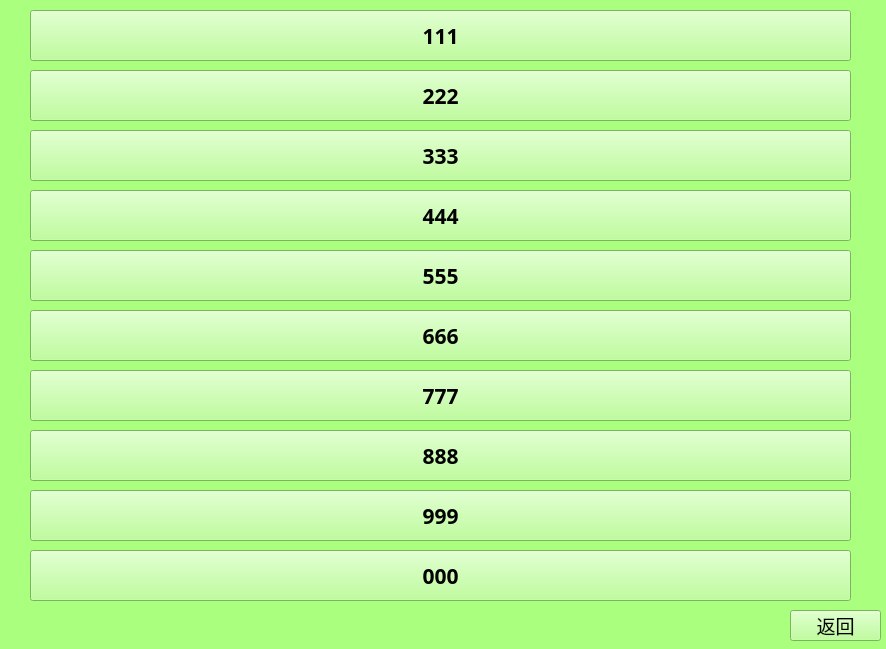
<?xml version="1.0" encoding="UTF-8"?>
<ui version="4.0">
 <class>Form</class>
 <widget class="QWidget" name="Form">
  <property name="geometry">
   <rect>
    <x>0</x>
    <y>0</y>
    <width>886</width>
    <height>649</height>
   </rect>
  </property>
  <property name="windowTitle">
   <string>Form</string>
  </property>
  <property name="styleSheet">
   <string notr="true">background-color: rgb(170, 255, 127);</string>
  </property>
  <widget class="QPushButton" name="back">
   <property name="geometry">
    <rect>
     <x>790</x>
     <y>610</y>
     <width>91</width>
     <height>31</height>
    </rect>
   </property>
   <property name="font">
    <font>
     <family>Adobe Arabic</family>
     <pointsize>14</pointsize>
    </font>
   </property>
   <property name="text">
    <string>返回</string>
   </property>
  </widget>
  <widget class="QPushButton" name="b4">
   <property name="geometry">
    <rect>
     <x>30</x>
     <y>190</y>
     <width>821</width>
     <height>51</height>
    </rect>
   </property>
   <property name="font">
    <font>
     <family>Adobe Arabic</family>
     <pointsize>16</pointsize>
     <weight>75</weight>
     <bold>true</bold>
    </font>
   </property>
   <property name="text">
    <string>444</string>
   </property>
   <property name="flat">
    <bool>false</bool>
   </property>
  </widget>
  <widget class="QPushButton" name="b2">
   <property name="geometry">
    <rect>
     <x>30</x>
     <y>70</y>
     <width>821</width>
     <height>51</height>
    </rect>
   </property>
   <property name="font">
    <font>
     <family>Adobe Arabic</family>
     <pointsize>16</pointsize>
     <weight>75</weight>
     <bold>true</bold>
    </font>
   </property>
   <property name="text">
    <string>222</string>
   </property>
   <property name="flat">
    <bool>false</bool>
   </property>
  </widget>
  <widget class="QPushButton" name="b1">
   <property name="geometry">
    <rect>
     <x>30</x>
     <y>10</y>
     <width>821</width>
     <height>51</height>
    </rect>
   </property>
   <property name="font">
    <font>
     <family>Adobe Arabic</family>
     <pointsize>16</pointsize>
     <weight>75</weight>
     <bold>true</bold>
    </font>
   </property>
   <property name="text">
    <string>111</string>
   </property>
   <property name="flat">
    <bool>false</bool>
   </property>
  </widget>
  <widget class="QPushButton" name="b5">
   <property name="geometry">
    <rect>
     <x>30</x>
     <y>250</y>
     <width>821</width>
     <height>51</height>
    </rect>
   </property>
   <property name="font">
    <font>
     <family>Adobe Arabic</family>
     <pointsize>16</pointsize>
     <weight>75</weight>
     <bold>true</bold>
    </font>
   </property>
   <property name="text">
    <string>555</string>
   </property>
   <property name="flat">
    <bool>false</bool>
   </property>
  </widget>
  <widget class="QPushButton" name="b9">
   <property name="geometry">
    <rect>
     <x>30</x>
     <y>490</y>
     <width>821</width>
     <height>51</height>
    </rect>
   </property>
   <property name="font">
    <font>
     <family>Adobe Arabic</family>
     <pointsize>16</pointsize>
     <weight>75</weight>
     <bold>true</bold>
    </font>
   </property>
   <property name="text">
    <string>999</string>
   </property>
   <property name="flat">
    <bool>false</bool>
   </property>
  </widget>
  <widget class="QPushButton" name="b3">
   <property name="geometry">
    <rect>
     <x>30</x>
     <y>130</y>
     <width>821</width>
     <height>51</height>
    </rect>
   </property>
   <property name="font">
    <font>
     <family>Adobe Arabic</family>
     <pointsize>16</pointsize>
     <weight>75</weight>
     <bold>true</bold>
    </font>
   </property>
   <property name="text">
    <string>333</string>
   </property>
   <property name="flat">
    <bool>false</bool>
   </property>
  </widget>
  <widget class="QPushButton" name="b6">
   <property name="geometry">
    <rect>
     <x>30</x>
     <y>310</y>
     <width>821</width>
     <height>51</height>
    </rect>
   </property>
   <property name="font">
    <font>
     <family>Adobe Arabic</family>
     <pointsize>16</pointsize>
     <weight>75</weight>
     <bold>true</bold>
    </font>
   </property>
   <property name="text">
    <string>666</string>
   </property>
   <property name="flat">
    <bool>false</bool>
   </property>
  </widget>
  <widget class="QPushButton" name="b7">
   <property name="geometry">
    <rect>
     <x>30</x>
     <y>370</y>
     <width>821</width>
     <height>51</height>
    </rect>
   </property>
   <property name="font">
    <font>
     <family>Adobe Arabic</family>
     <pointsize>16</pointsize>
     <weight>75</weight>
     <bold>true</bold>
    </font>
   </property>
   <property name="text">
    <string>777</string>
   </property>
   <property name="flat">
    <bool>false</bool>
   </property>
  </widget>
  <widget class="QPushButton" name="b8">
   <property name="geometry">
    <rect>
     <x>30</x>
     <y>430</y>
     <width>821</width>
     <height>51</height>
    </rect>
   </property>
   <property name="font">
    <font>
     <family>Adobe Arabic</family>
     <pointsize>16</pointsize>
     <weight>75</weight>
     <bold>true</bold>
    </font>
   </property>
   <property name="text">
    <string>888</string>
   </property>
   <property name="flat">
    <bool>false</bool>
   </property>
  </widget>
  <widget class="QPushButton" name="b10">
   <property name="geometry">
    <rect>
     <x>30</x>
     <y>550</y>
     <width>821</width>
     <height>51</height>
    </rect>
   </property>
   <property name="font">
    <font>
     <family>Adobe Arabic</family>
     <pointsize>16</pointsize>
     <weight>75</weight>
     <bold>true</bold>
    </font>
   </property>
   <property name="text">
    <string>000</string>
   </property>
   <property name="flat">
    <bool>false</bool>
   </property>
  </widget>
 </widget>
 <resources/>
 <connections/>
</ui>
